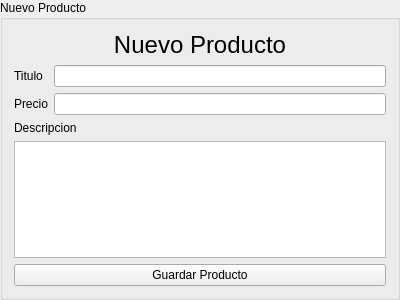
<?xml version="1.0" encoding="UTF-8"?>
<ui version="4.0">
 <class>FormCreateProducto</class>
 <widget class="QGroupBox" name="FormCreateProducto">
  <property name="geometry">
   <rect>
    <x>0</x>
    <y>0</y>
    <width>400</width>
    <height>300</height>
   </rect>
  </property>
  <property name="windowTitle">
   <string>GroupBox</string>
  </property>
  <property name="title">
   <string>Nuevo Producto</string>
  </property>
  <layout class="QVBoxLayout" name="verticalLayout">
   <item>
    <widget class="QLabel" name="label">
     <property name="font">
      <font>
       <pointsize>18</pointsize>
      </font>
     </property>
     <property name="text">
      <string>Nuevo Producto</string>
     </property>
     <property name="alignment">
      <set>Qt::AlignCenter</set>
     </property>
    </widget>
   </item>
   <item>
    <layout class="QFormLayout" name="formLayout">
     <item row="0" column="0">
      <widget class="QLabel" name="label_2">
       <property name="text">
        <string>Titulo</string>
       </property>
      </widget>
     </item>
     <item row="0" column="1">
      <widget class="QLineEdit" name="lineEdit"/>
     </item>
     <item row="1" column="0">
      <widget class="QLabel" name="label_3">
       <property name="text">
        <string>Precio</string>
       </property>
      </widget>
     </item>
     <item row="1" column="1">
      <widget class="QLineEdit" name="lineEdit_2"/>
     </item>
    </layout>
   </item>
   <item>
    <widget class="QLabel" name="label_4">
     <property name="text">
      <string>Descripcion</string>
     </property>
    </widget>
   </item>
   <item>
    <widget class="QTextEdit" name="textEdit"/>
   </item>
   <item>
    <widget class="QPushButton" name="btn_create_producto">
     <property name="text">
      <string>Guardar Producto</string>
     </property>
    </widget>
   </item>
  </layout>
 </widget>
 <resources/>
 <connections/>
</ui>
